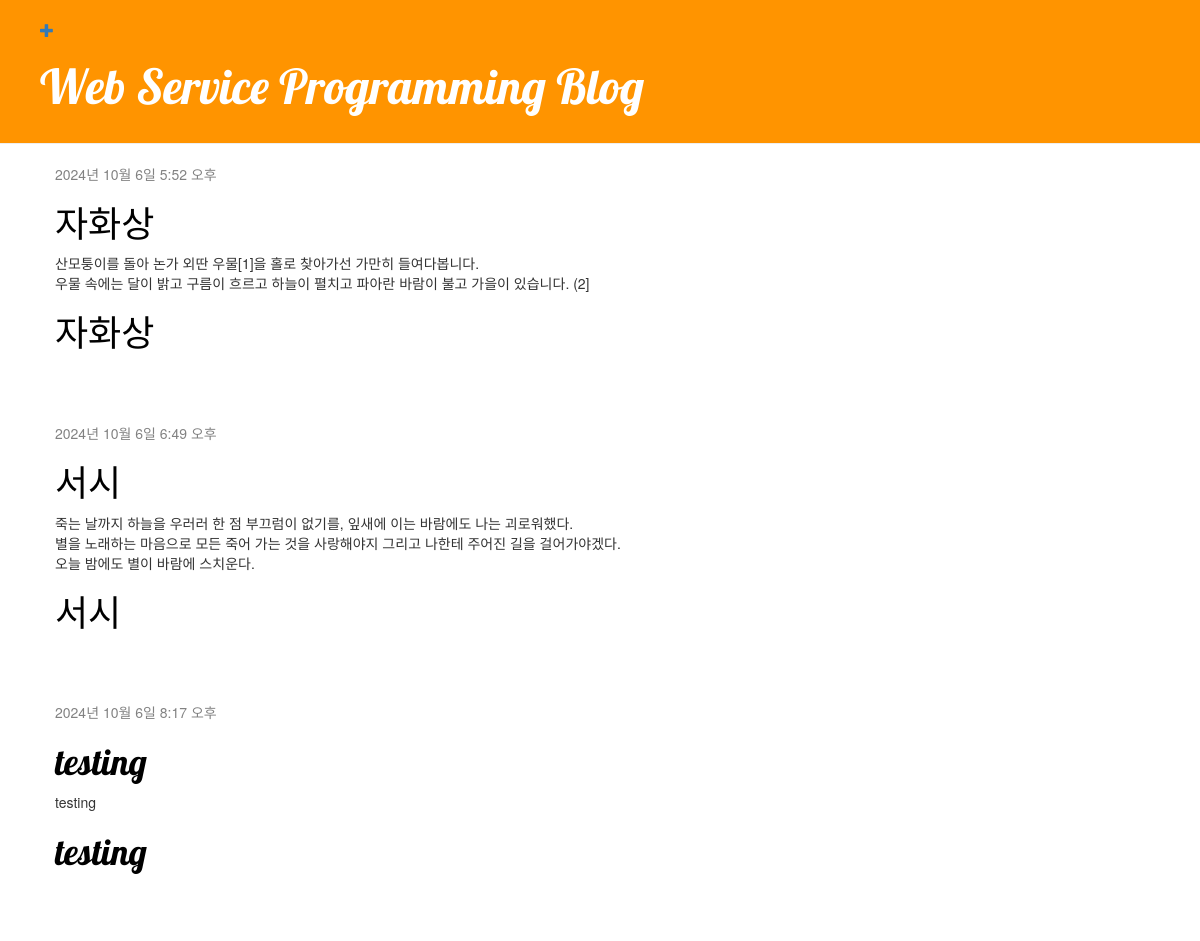
The app's page / (signed in) with its own data.
### blog/models.py (models this page shows, shortened)
class Post(models.Model):
    author = models.ForeignKey(settings.AUTH_USER_MODEL, on_delete=models.CASCADE)
    title = models.CharField(max_length=200)
    text = models.TextField()
    created_date = models.DateTimeField(default=timezone.now)
    published_date = models.DateTimeField(blank=True, null=True)

### blog/views.py (the view)
# urls.py: path('', views.post_list, name='post_list'),
def post_list(request):
    posts = Post.objects.filter(published_date__lte=timezone.now()).order_by('published_date')
    return render(request, 'blog/post_list.html', {'posts': posts})

### blog/templates/blog/post_list.html
{% extends 'blog/base.html' %}
{% block content %}
    {% for post in posts %}
        <div class="post">
            <div class="date">
                {{ post.published_date }}
            </div>
            <h1><a href="">{{ post.title }}</a></h1>
            <p>{{ post.text|linebreaksbr }}</p>
            <h1><a href="{% url 'post_detail' pk=post.pk %}">{{ post.title }}</a></h1>
        </div>
    {% endfor %}
{% endblock %}

### blog/static/css/blog.css (style rules this page uses)
h1,h2,h3,h4 { font-family: "Lobster",cursive; }
.date { color:#828282; }
.post { margin-bottom: 70px; }
.post h1 a, .post h1 a:visited { color: #000000; }

### records on screen
Post: published_date "2024년 10월 6일 5:52 오후", title "자화상", text "산모퉁이를 돌아 논가 외딴 우물[1]을 홀로 찾아가선 가만히 들여다봅니다. 우물 속에는 달이 밝고 구름이 흐르고 하늘이 펼치고 파아란 바람이 불고 가을이 있습니다. (2]"
Post: published_date "2024년 10월 6일 6:49 오후", title "서시", text "죽는 날까지 하늘을 우러러 한 점 부끄럼이 없기를, 잎새에 이는 바람에도 나는 괴로워했다. 별을 노래하는 마음으로 모든 죽어 가는 것을 사랑해야지 그리고 나한테 주어진 길을 걸어가야겠다. 오늘 밤에도 별이 바람에 스치운다."
Post: published_date "2024년 10월 6일 8:17 오후", title "testing", text "testing"
